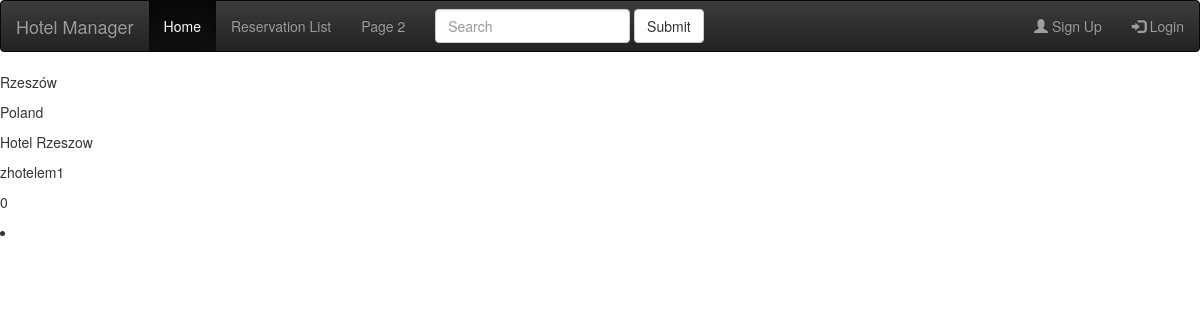
The page /booking/home/1 on the database as committed earlier.
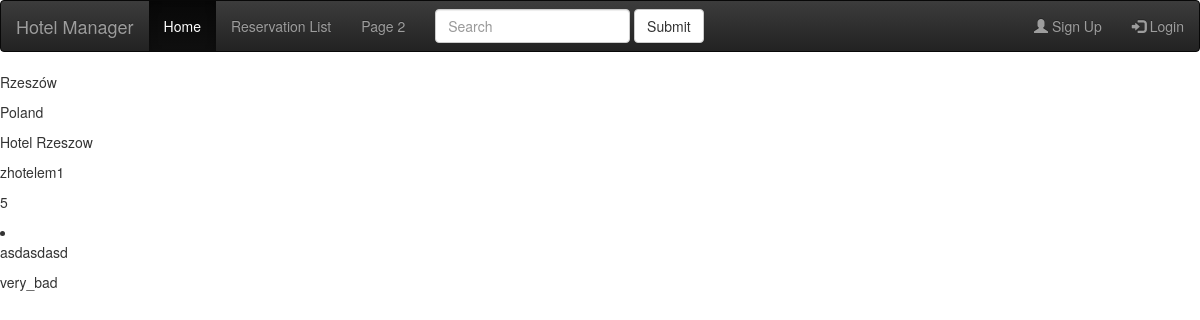
The same page on the database as committed later.
### booking/models.py (models this page shows, shortened)
class Hotel(models.Model):
    hotel_owner = models.ForeignKey(HotelOwner, on_delete=models.CASCADE)
    hotel_name = models.CharField(max_length=120)
    hotel_country = models.CharField(max_length=50)
    hotel_city = models.CharField(max_length=100)
    hotel_room_sgl = models.PositiveIntegerField(validators=[MinValueValidator(0)], default=0)
    hotel_room_dbl = models.PositiveIntegerField(validators=[MinValueValidator(0)], default=0)
    hotel_room_twin = models.PositiveIntegerField(validators=[MinValueValidator(0)], default=0)
    hotel_room_tpl = models.PositiveIntegerField(validators=[MinValueValidator(0)], default=0)
    hotel_room_qdbl = models.PositiveIntegerField(validators=[MinValueValidator(0)], default=0)
    hotel_room_family = models.PositiveIntegerField(validators=[MinValueValidator(0)], default=0)
    hotel_room_apartment = models.PositiveIntegerField(validators=[MinValueValidator(0)], default=0)

class HotelOwner(AbstractUser):
    hasHotel = models.BooleanField(default=False)
    class Meta:
        app_label = 'booking'
        permissions = ("has_hotel", "Has hotel."),

class Opinion(models.Model):
    ROOM_CHOICES = (
        ('very_bad', 'Very Bad'),
        ('badly', 'Badly'),
        ('moderation', 'Moderation'),
        ('good', 'Good'),
        ('very_good', 'Very Good'),
        ('excellent', 'Excellent'),
    )
    opinion_to = models.OneToOneField(Reservation, on_delete=models.CASCADE)
    opinion_date = models.DateField()
    opinion_content = models.TextField()
    opinion_rating = models.CharField(max_length=20, blank=False, choices=ROOM_CHOICES)

### booking/views.py (the view)
# urls.py: path('home/<int:pk>', views.HotelDetails.as_view(), name='hotel_details'),
class HotelDetails(DetailView):
    model = Hotel
    context_object_name = 'hotel'
    def get_context_data(self, **kwargs):
        context = super(HotelDetails, self).get_context_data(**kwargs)
        context['opinions'] = Opinion.objects.filter(opinion_to__reservation_hotel=self.object)
        return context

### booking/templates/booking/hotel_detail.html
{% extends 'base.html' %}
{% block body %}
    <p>{{ hotel.hotel_city }}</p>
    <p>{{ hotel.hotel_country }}</p>
    <p>{{ hotel.hotel_name }}</p>
    <p>{{ hotel.hotel_owner }}</p>
    <p>{{ hotel.hotel_room_apartment }}</p>
    <li>
        {% for opinion in opinions %}
            <p>{{ opinion.opinion_content }}</p>
            <p>{{ opinion.opinion_rating }}</p>
        {% endfor %}
    </li>
{% endblock %}

Rows that differ between the two databases and show on the page:
changed Hotel "Rzeszów": hotel_room_apartment "0" → "5"
added Opinion: opinion_content "asdasdasd", opinion_rating "very_bad"
